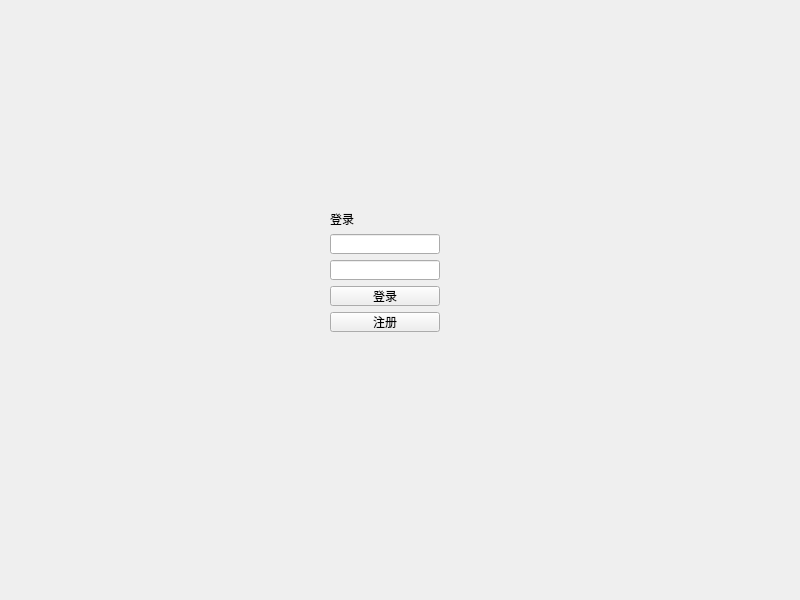
<?xml version="1.0" encoding="UTF-8"?>
<ui version="4.0">
 <class>LoginWidget</class>
 <widget class="QWidget" name="LoginWidget">
  <property name="geometry">
   <rect>
    <x>0</x>
    <y>0</y>
    <width>800</width>
    <height>600</height>
   </rect>
  </property>
  <property name="windowTitle">
   <string>Form</string>
  </property>
  <widget class="QWidget" name="">
   <property name="geometry">
    <rect>
     <x>330</x>
     <y>210</y>
     <width>110</width>
     <height>122</height>
    </rect>
   </property>
   <layout class="QVBoxLayout" name="verticalLayout">
    <item>
     <widget class="QLabel" name="title_label">
      <property name="text">
       <string>登录</string>
      </property>
     </widget>
    </item>
    <item>
     <widget class="QLineEdit" name="username_lineEdit"/>
    </item>
    <item>
     <widget class="QLineEdit" name="password_lineEdit"/>
    </item>
    <item>
     <widget class="QPushButton" name="login_pushButton">
      <property name="text">
       <string>登录</string>
      </property>
     </widget>
    </item>
    <item>
     <widget class="QPushButton" name="register_pushButton">
      <property name="text">
       <string>注册</string>
      </property>
     </widget>
    </item>
   </layout>
  </widget>
 </widget>
 <resources/>
 <connections/>
</ui>
